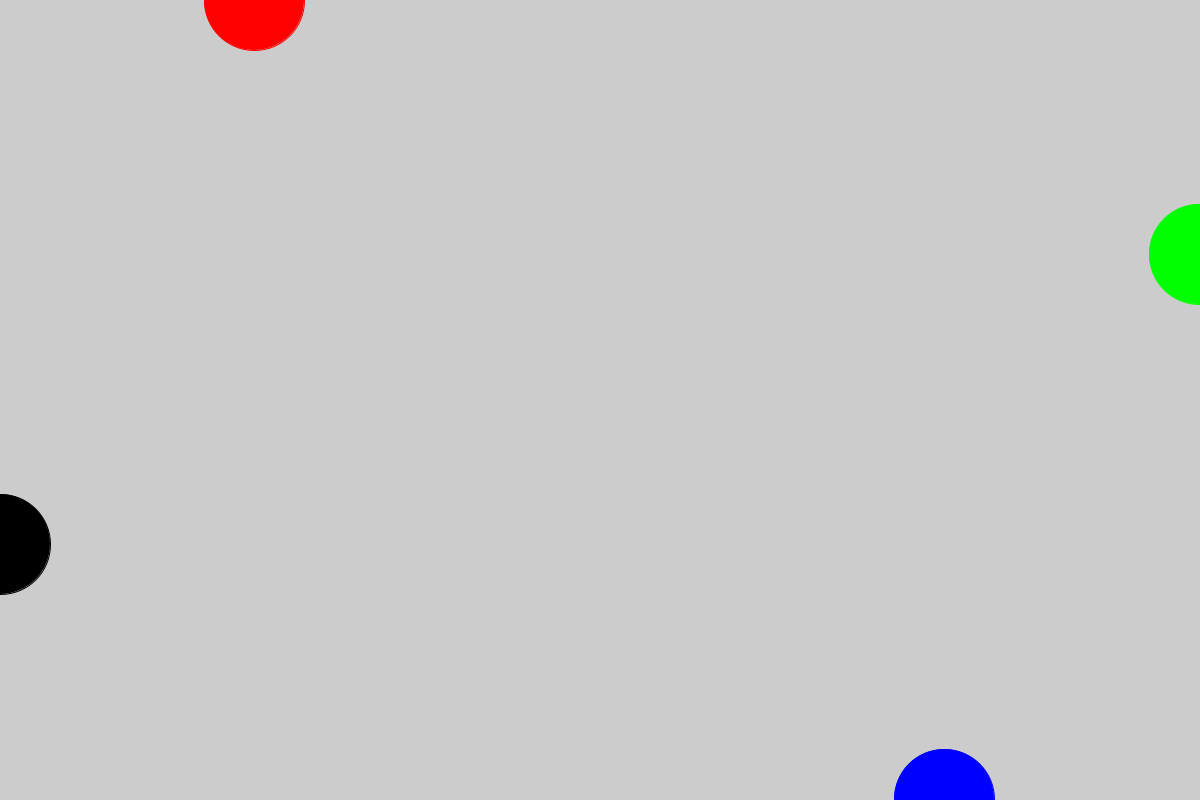
Frame 1 (no input)
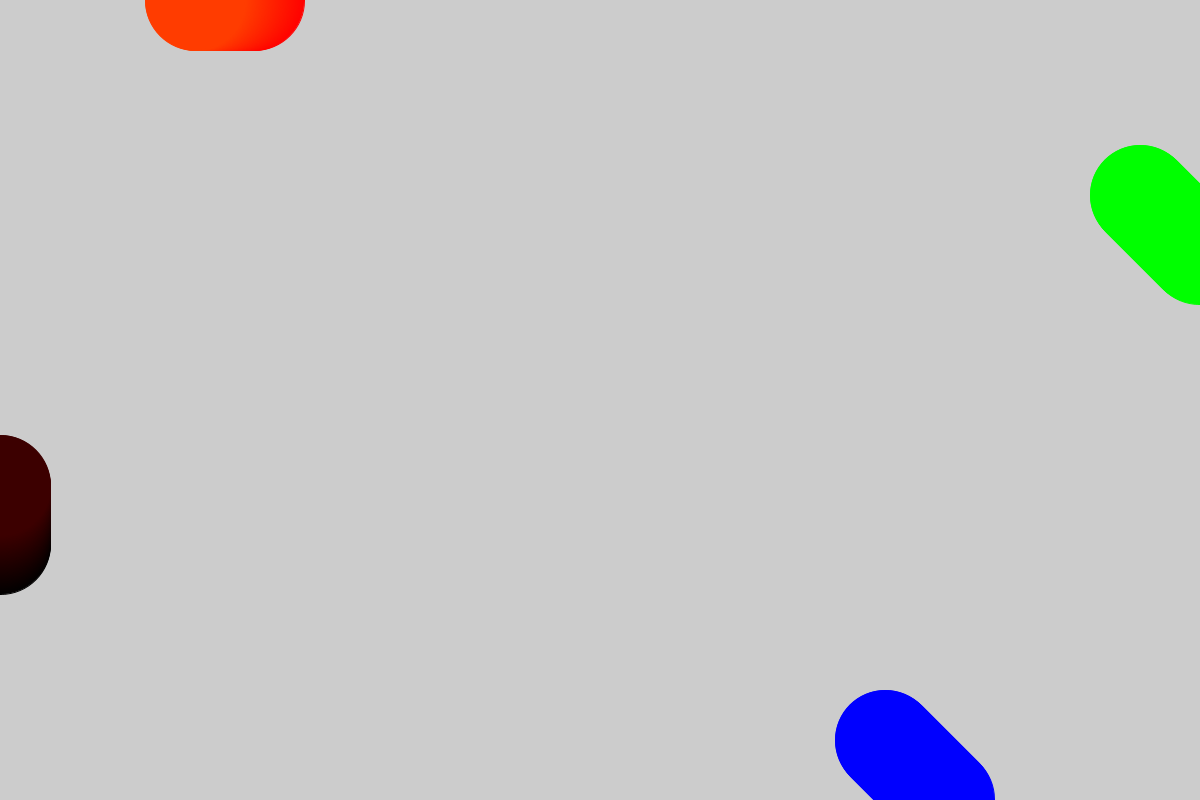
Frame 60 (the mouse pressed at the canvas centre just before this capture)
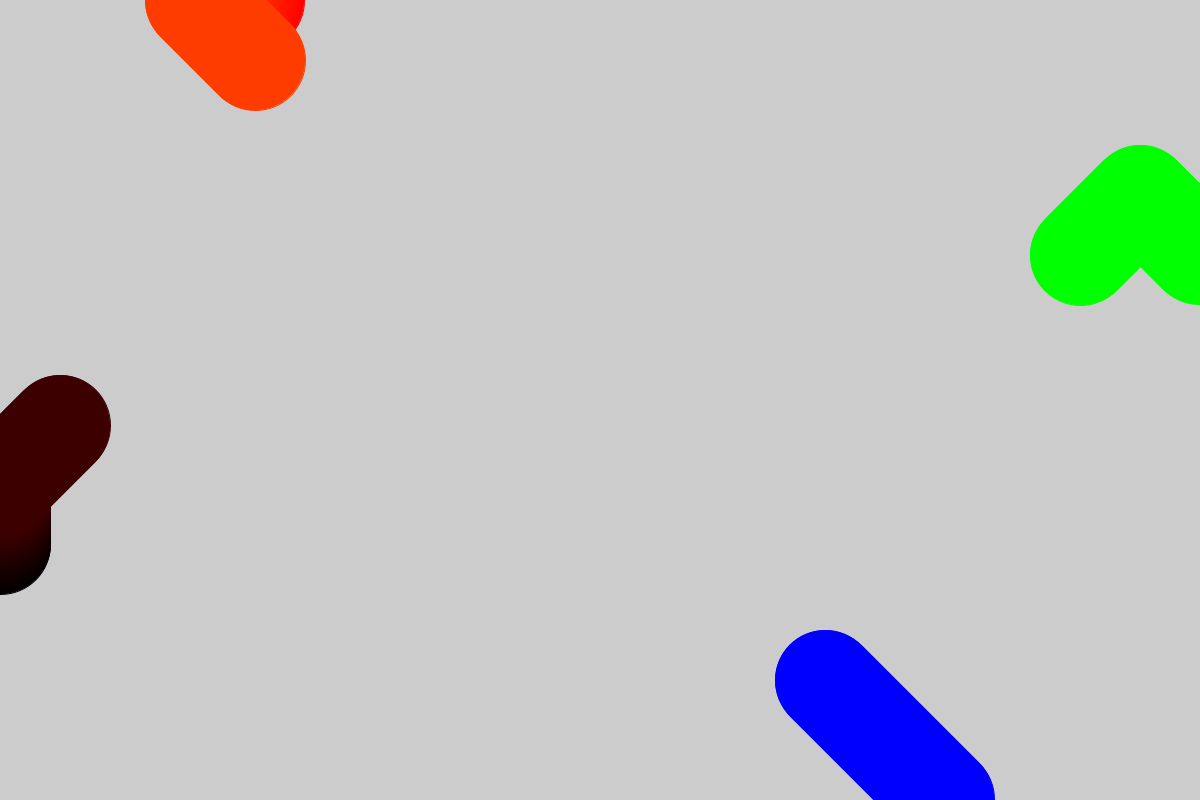
Frame 120 (the mouse held since frame 60 and released just before this capture)

The Processing sketch that drew these frames (run headless with seeded random() and noise(); from frame 60 on, the mouse is pressed at the canvas centre):

// Processing sketch: richel20211113
// ── richel20211113.pde
float x1 = 0;
float y1 = 0;
float x2 = 0;
float y2 = 0;
float x3 = 0;
float y3 = 0;
float x4 = 0;
float y4 = 0;

void setup()
{
  size(1200, 800);
  x1 = 255;
  y1 = 0;
  x2 = width;
  y2 = 255;
  x3 = width - 255;
  y3 = height;
  x4 = 0;
  y4 = height - 255;
}

void draw() 
{
  if (mouseX < x1) x1 = x1 - 1;
  if (mouseX > x1) x1 = x1 + 1;
  if (mouseY < y1) y1 = y1 - 1;
  if (mouseY > y1) y1 = y1 + 1;
  if (mouseX < x2) x2 = x2 - 1;
  if (mouseX > x2) x2 = x2 + 1;
  if (mouseY < y2) y2 = y2 - 1;
  if (mouseY > y2) y2 = y2 + 1;
  
  if (mouseX < x3) x3 = x3 - 1;
  if (mouseX > x3) x3 = x3 + 1;
  if (mouseY < y3) y3 = y3 - 1;
  if (mouseY > y3) y3 = y3 + 1;
  if (mouseX < x4) x4 = x4 - 1;
  if (mouseX > x4) x4 = x4 + 1;
  if (mouseY < y4) y4 = y4 - 1;
  if (mouseY > y4) y4 = y4 + 1;
  if (1 == 2) 
  {
    x1 = x1 + random(-2, 2);
    y1 = y1 + random(-2, 2);
    x2 = x2 + random(-2, 2);
    y2 = y2 + random(-2, 2);
    x3 = x3 + random(-2, 2);
    y3 = y3 + random(-2, 2);
    x4 = x4 + random(-2, 2);
    y4 = y4 + random(-2, 2); 
  }
  if (abs(x1 - x2) <= 1 && abs(y1 - y2) <= 1) 
  {  
    x1 = random(width);
    y1 = random(height);
  }
  if (abs(x2 - x3) <= 1 && abs(y2 - y3) <= 1) 
  {  
    x2 = random(width);
    y2 = random(height);
  }
  if (abs(x3 - x4) <= 1 && abs(y3 - y4) <= 1) 
  {  
    x3 = random(width);
    y3 = random(height);
  }
  if (abs(x4 - x1) <= 1 && abs(y4 - y1) <= 1) 
  {  
    x4 = random(width);
    y4 = random(height);
  }
  {
    float r = 255 - abs(x2 - x1);
    float g = 255 - abs(y2 - y1);
    float b = 255 - abs(x2 - x1) - abs(y2 - y1);
    fill(255 - r, g, b);
    stroke(255 - r, g, b);
    ellipse(x1, y1, 100, 100);
  }
  {
    float r = 255 - abs(x3 - x2);
    float g = 255 - abs(y3 - y2);
    float b = 255 - abs(x3 - x2) - abs(y3 - y2);
    fill(r, 255 - g, b);
    stroke(r, 255 - g, b);
    ellipse(x2, y2, 100, 100);
  }
  {
    float r = 255 - abs(x4 - x3);
    float g = 255 - abs(y4 - y3);
    float b = 255 - abs(x4 - x3) - abs(y4 - y3);
    fill(r, g, 255 - b);
    stroke(r, g, 255 - b);
    ellipse(x3, y3, 100, 100);
  }
  {
    float r = 255 - abs(x1 - x4);
    float g = 255 - abs(y1 - y4);
    float b = 255 - abs(x1 - x4) - abs(y1 - y4);
    fill(r, g, b);
    stroke(r, g, b);
    ellipse(x4, y4, 100, 100);
  }
}
